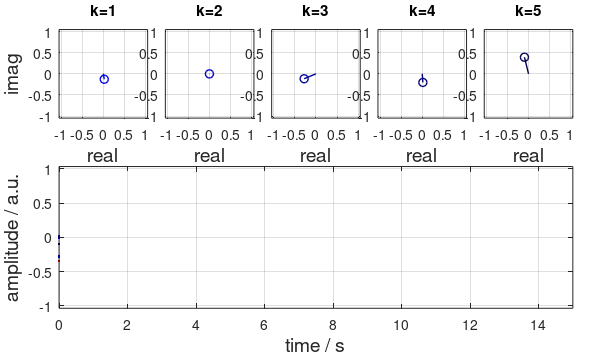

MATLAB code to generate this figure:
% script lecture_01_explain_some_signal
% This script generates a nice movie to explain how the sum of complex
% exponentials leads to some time signal

close all

% parameters
f_fundamental = 0.2;
nr_components = 5;

fs = 50;

T = 1/f_fundamental*3; % overall duration / s

% colors for plotting
cols = [0 0 .9; 0 0 .75; 0 0 .6; 0 0 .45; 0 0 .3; .6 0 0];
delta = .03;

% we want to have <nr_components> small plots where the phasors are rotating and a
% long plot which shows the single signals (sinusoids) and the sum of all.

f = (1:nr_components).'*f_fundamental;  % frequency vector
t = 0:1/fs:T-1/fs;

% now we pre-generate an empty matrix
sig_real = zeros(nr_components, length(t));
sig_imag = sig_real;

% let's fill the matrices with a sinusoid per line with random phase
for kk = 1:nr_components
   delta_t = randn(1);
   delta_amp = rand(1);
   sig_real(kk,:) = delta_amp*cos(2*pi*f(kk)*(t + delta_t));
   sig_imag(kk,:) = delta_amp*sin(2*pi*f(kk)*(t + delta_t));
end

sum_real = sum(sig_real,1);

%plotting
%prepare_figure();
fig = figure
set(gcf,'paperunits','centimeters','Paperposition',[0 0 15 9], 'Color', 'white')
set(gca,'Fontsize',14,'visible','off')

axes('Position',[.1 2/3 .15 1/4])
ht1 = plot(sig_real(1,1),sig_imag(1,1),'o','Color',cols(1,:),'Linewidth',1);
hl1 = line([0 sig_real(1,1)],[0 sig_imag(1,1)],'Linewidth',1,'Color',cols(1,:))
xlim([-1.05 1.05])
ylim([-1.05 1.05])
title('k=1')
xlabel('real','Fontsize',14)
ylabel('imag','Fontsize',14)
grid on

axes('Position',[.25+delta 2/3 .15 1/4])
ht2 = plot(sig_real(2,1),sig_imag(2,1),'o','Color',cols(2,:),'Linewidth',1);
hl2 = line([0 sig_real(2,1)],[0 sig_imag(2,1)],'Linewidth',1,'Color',cols(2,:))
xlim([-1.05 1.05])
ylim([-1.05 1.05])
title('k=2')
xlabel('real','Fontsize',14)
%ylabel('imag')
grid on

axes('Position',[.4+2*delta 2/3 .15 1/4])
ht3 = plot(sig_real(3,1),sig_imag(3,1),'o','Color',cols(3,:),'Linewidth',1);
hl3 = line([0 sig_real(3,1)],[0 sig_imag(3,1)],'Linewidth',1,'Color',cols(3,:))
xlim([-1.05 1.05])
ylim([-1.05 1.05])
title('k=3')
xlabel('real','Fontsize',14)
grid on%ylabel('imag')

axes('Position',[.55+3*delta 2/3 .15 1/4])
ht4 = plot(sig_real(4,1),sig_imag(4,1),'o','Color',cols(4,:),'Linewidth',1);
hl4 = line([0 sig_real(4,1)],[0 sig_imag(4,1)],'Linewidth',1,'Color',cols(4,:))
xlim([-1.05 1.05])
ylim([-1.05 1.05])
title('k=4')
xlabel('real','Fontsize',14)
%ylabel('imag')
grid on

axes('Position',[.7+4*delta 2/3 .15 1/4])
ht5 = plot(sig_real(5,1),sig_imag(5,1),'o','Color',cols(5,:),'Linewidth',1);
hl5 = line([0 sig_real(5,1)],[0 sig_imag(5,1)],'Linewidth',1,'Color',cols(5,:))
xlim([-1.05 1.05])
ylim([-1.05 1.05])
title('k=5')
xlabel('real','Fontsize',14)
%ylabel('imag')
grid on

axes('Position',[.1 .13 .6+4*delta+.15 .4])
hs = plot(t(1:1),sum_real(1:1),'Color',cols(6,:),'Linewidth',2)
hold on
hc1 = plot(t(1:1),sig_real(1,1),'Color',cols(1,:))
hc2 = plot(t(1:1),sig_real(2,1),'Color',cols(2,:))
hc3 = plot(t(1:1),sig_real(3,1),'Color',cols(3,:))
hc4 = plot(t(1:1),sig_real(4,1),'Color',cols(4,:))
hc5 = plot(t(1:1),sig_real(5,1),'Color',cols(5,:))
xlim([0 T])
ylim([-1.1*max(abs(sum_real)) 1.1*max(abs(sum_real))])
xlabel('time / s','Fontsize',14)
ylabel('amplitude / a.u.','Fontsize',14)
grid on

%filename = '../pics/lecture_01-movie-some_signal/lecture_01-some_signal-frame1.pdf';
%save2pdf_and_crop(filename);
filename = '../pics/lecture_01-movie-some_signal/lecture_01-some_signal-frame1.png';
saveas(gcf, filename, 'png')


% GIF
filename_gif = ['../pics/lecture_01-movie-some_signal/lecture_01-some_signal.gif'];
drawnow
frame = getframe(fig);
im{1} = frame2im(frame);

% % AVI-ing
% v = VideoWriter('pics/lecture_01-movie-some_signal/lecture_01_some_signal.avi','22051 - sum of complex exponentials');
% v.Quality = 95;


% now the loop that updates the graph
for k=2:length(t)
   set(ht1,'XData',sig_real(1,k),'YData',sig_imag(1,k));
   set(hl1,'XData',[0 sig_real(1,k)],'YData',[0 sig_imag(1,k)])

   set(ht2,'XData',sig_real(2,k),'YData',sig_imag(2,k));
   set(hl2,'XData',[0 sig_real(2,k)],'YData',[0 sig_imag(2,k)])

   set(ht3,'XData',sig_real(3,k),'YData',sig_imag(3,k));
   set(hl3,'XData',[0 sig_real(3,k)],'YData',[0 sig_imag(3,k)])

   set(ht4,'XData',sig_real(4,k),'YData',sig_imag(4,k));
   set(hl4,'XData',[0 sig_real(4,k)],'YData',[0 sig_imag(4,k)])

   set(ht5,'XData',sig_real(5,k),'YData',sig_imag(5,k));
   set(hl5,'XData',[0 sig_real(5,k)],'YData',[0 sig_imag(5,k)])

   set(hs,'XData',t(1:k),'YData',sum_real(1:k));
   set(hc1,'XData',t(1:k),'YData',sig_real(1,1:k));
   set(hc2,'XData',t(1:k),'YData',sig_real(2,1:k));
   set(hc3,'XData',t(1:k),'YData',sig_real(3,1:k));
   set(hc4,'XData',t(1:k),'YData',sig_real(4,1:k));
   set(hc5,'XData',t(1:k),'YData',sig_real(5,1:k));

   drawnow;


   % PDF ANIMATION

   %filename = ['../pics/lecture_01-movie-some_signal/lecture_01-some_signal-frame' ...
   %             num2str(k) '.pdf'];
   %save2pdf_and_crop(filename);
   % --------------------------------% AVI-ing

   % aviframe = getframe(gcf);
   % writeVideo(v,aviframe)


   % GIF
   frame = getframe(fig);
   im{k}= frame2im(frame);
   % -------------------------------

end


%close(v)



return

% GIF-ing
for idx = 1:length(t)
    [A, map] = rgb2ind(im{idx},256);
    if idx == 1
        imwrite(A, map, filename_gif, "gif", "LoopCount", Inf, "DelayTime", 1);
    else
        imwrite(A, map, filename_gif, "gif", "Writemode", "append", "Delaytime",.02);
    end
end



